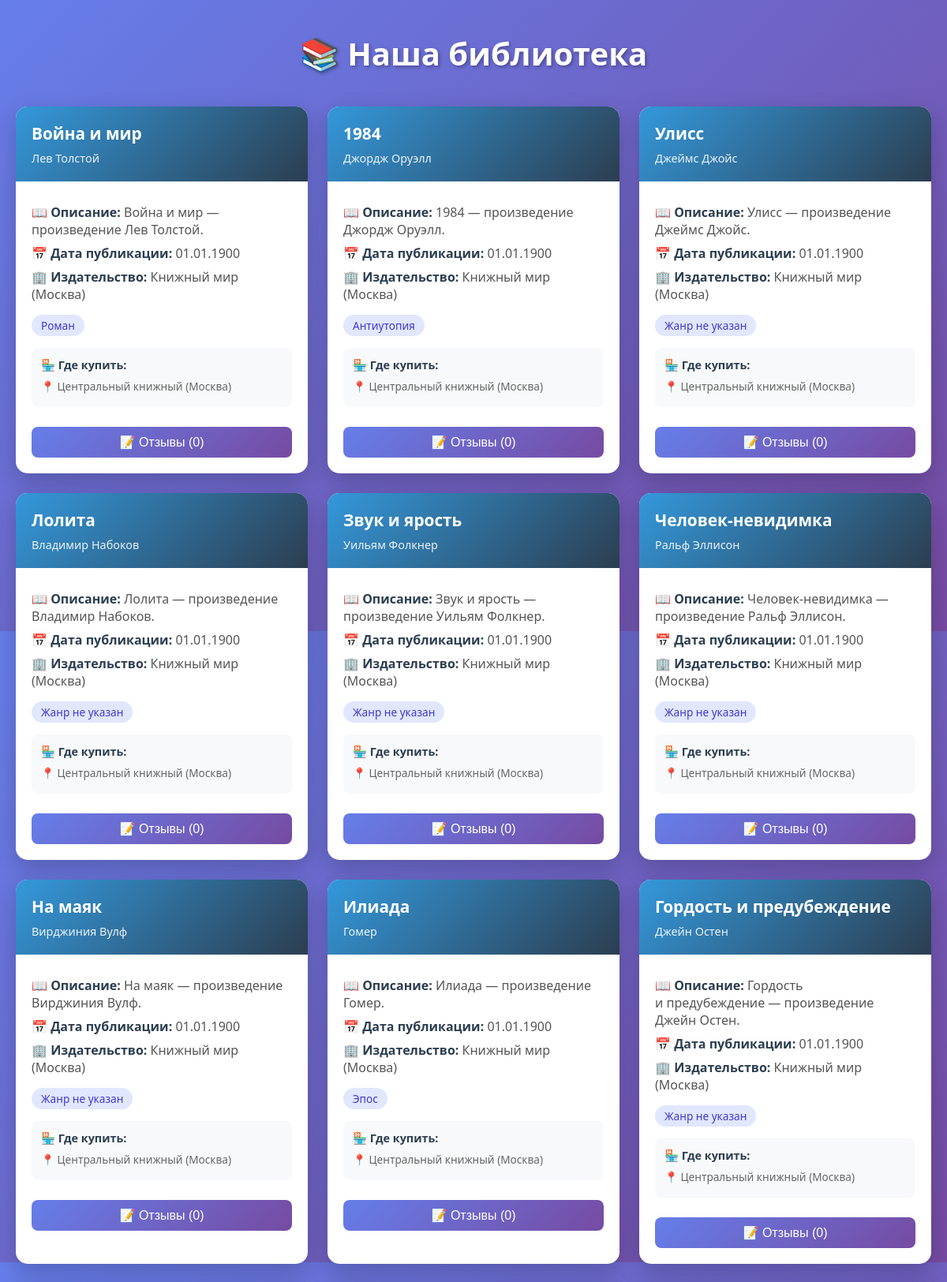
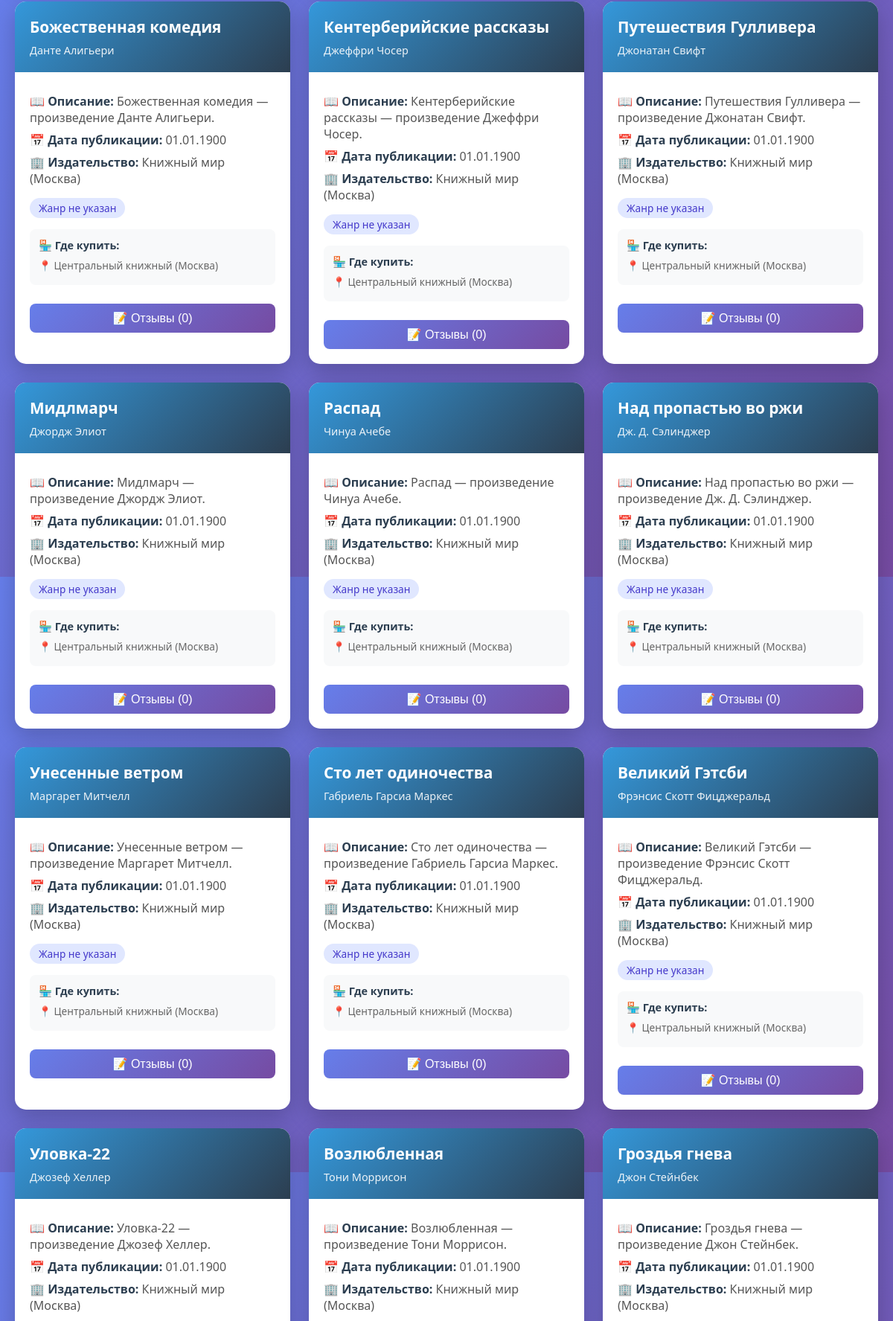
The page / (upper part) on the database its author committed (2 pictures, top to bottom).
### books/models.py (models this page shows, shortened)
class Book(models.Model):
    title = models.CharField(max_length=200)
    author = models.ForeignKey(Author, on_delete=models.CASCADE, related_name='books')
    published_date = models.DateField()
    description = models.TextField()
    in_stock = models.PositiveIntegerField(default=7)
    genres = models.ManyToManyField(Genre, related_name='books')
    stores = models.ManyToManyField(Store, related_name='books')
    publisher = models.ForeignKey(Publisher, on_delete=models.SET_NULL,
      null=True,
      blank=True,
      related_name='books'
    )
    @property
    def reviews_count(self):
        return self.reviews.count()

class Author(models.Model):
    name = models.CharField(max_length=100)
    bio = models.TextField()

class Publisher(models.Model):
    name = models.CharField(max_length=100)
    location = models.TextField()

class Genre(models.Model):
    name = models.CharField(max_length=100)
    description = models.TextField()

class Store(models.Model):
    name = models.CharField(max_length=100)
    city = models.CharField(max_length=100)

### books/views.py (the view)
# urls.py: path('', include('books.urls'), name='start_page'),
def start_page(request):
    data = models.Book.objects.all()
    return render(request, 'index.html', context={'data': data})

### templates/index.html (shortened to what this page needs)
<!DOCTYPE html>
<html lang="ru">
<head>
</head>
<body>
    <div class="container">
        <h1>📚 Наша библиотека</h1>
        <div class="books-grid">
            {% for book in data %}
            <div class="book-card">
                <div class="book-header">
                    <h2>{{ book.title }}</h2>
                    <div class="author">{{ book.author.name }}</div>
                </div>
                <div class="book-body">
                    <div class="book-info">
                        <p><strong>📖 Описание:</strong> {{ book.description|truncatechars:120 }}</p>
                        <p><strong>📅 Дата публикации:</strong> {{ book.published_date|date:"d.m.Y" }}</p>
                        <p><strong>🏢 Издательство:</strong> {{ book.publisher.name }} ({{ book.publisher.location }})</p>
                    </div>
                    <div class="genres">
                        {% for genre in book.genres.all %}
                            <span class="genre-tag">{{ genre.name }}</span>
                        {% empty %}
                            <span class="genre-tag">Жанр не указан</span>
                        {% endfor %}
                    </div>
                    {% if book.stores.all %}
                    <div class="stores">
                        <h4>🏪 Где купить:</h4>
                        {% for store in book.stores.all %}
                            <div class="store-item">📍 {{ store.name }} ({{ store.city }})</div>
                        {% endfor %}
                    </div>
                    {% endif %}
                    <button class="reviews-btn" data-book-id="{{ book.id }}" data-book-title="{{ book.title }}">
                        📝 Отзывы ({{ book.reviews_count }})
                    </button>
                </div>
            </div>
            {% empty %}
            <div style="text-align: center; color: white; grid-column: 1/-1;">
                <p>В библиотеке пока нет книг</p>
            </div>
            {% endfor %}
        </div>
    </div>
</body>
</html>

### templates/index.html (style rules this page uses)
* { margin: 0; padding: 0; box-sizing: border-box; }
body { font-family: 'Segoe UI', Tahoma, Geneva, Verdana, sans-serif; background: linear-gradient(135deg, #667eea 0%, #764ba2 100%); min-height: 100vh; padding: 40px 20px; }
.container { max-width: 1200px; margin: 0 auto; }
h1 { text-align: center; color: white; margin-bottom: 40px; font-size: 2.5rem; text-shadow: 2px 2px 4px rgba(0,0,0,0.3); }
.books-grid { display: grid; grid-template-columns: repeat(auto-fill, minmax(350px, 1fr)); gap: 25px; }
.book-card { background: white; border-radius: 15px; overflow: hidden; box-shadow: 0 10px 30px rgba(0,0,0,0.2); transition: transform 0.3s, box-shadow 0.3s; }
.book-header { background: linear-gradient(135deg, #3498db, #2c3e50); color: white; padding: 20px; }
.book-header h2 { font-size: 1.3rem; margin-bottom: 8px; }
.book-header .author { font-size: 0.9rem; opacity: 0.9; }
.book-body { padding: 20px; }
.book-info { margin-bottom: 15px; }
.book-info p { margin: 8px 0; color: #555; }
.book-info strong { color: #2c3e50; display: inline-block; min-width: 100px; }
.genres { display: flex; flex-wrap: wrap; gap: 8px; margin: 15px 0; }
.genre-tag { background: #e0e7ff; color: #4338ca; padding: 4px 12px; border-radius: 20px; font-size: 0.85rem; }
.stores { background: #f8f9fa; padding: 12px; border-radius: 8px; margin: 15px 0; }
.stores h4 { color: #2c3e50; margin-bottom: 8px; font-size: 0.9rem; }
.store-item { font-size: 0.85rem; color: #666; margin: 5px 0; }
.reviews-btn { width: 100%; padding: 10px; background: linear-gradient(135deg, #667eea, #764ba2); color: white; border: none; border-radius: 8px; cursor: pointer; font-size: 1rem; transition: opacity 0.3s; margin-top: 10px; }

### rows shown on the page
Book: title "Война и мир", author.name "Лев Толстой", description "Война и мир — произведение Лев Толстой.", published_date "01.01.1900", publisher.name "Книжный мир", publisher.location "Москва", reviews_count "0"
Genre: name "Роман"
Store: name "Центральный книжный", city "Москва"
Book: title "1984", author.name "Джордж Оруэлл", description "1984 — произведение Джордж Оруэлл.", published_date "01.01.1900", publisher.name "Книжный мир", publisher.location "Москва", reviews_count "0"
Genre: name "Антиутопия"
Book: title "Улисс", author.name "Джеймс Джойс", description "Улисс — произведение Джеймс Джойс.", published_date "01.01.1900", publisher.name "Книжный мир", publisher.location "Москва", reviews_count "0"
Book: title "Лолита", author.name "Владимир Набоков", description "Лолита — произведение Владимир Набоков.", published_date "01.01.1900", publisher.name "Книжный мир", publisher.location "Москва", reviews_count "0"
Book: title "Звук и ярость", author.name "Уильям Фолкнер", description "Звук и ярость — произведение Уильям Фолкнер.", published_date "01.01.1900", publisher.name "Книжный мир", publisher.location "Москва", reviews_count "0"
Book: title "Человек-невидимка", author.name "Ральф Эллисон", description "Человек-невидимка — произведение Ральф Эллисон.", published_date "01.01.1900", publisher.name "Книжный мир", publisher.location "Москва", reviews_count "0"
Book: title "На маяк", author.name "Вирджиния Вулф", description "На маяк — произведение Вирджиния Вулф.", published_date "01.01.1900", publisher.name "Книжный мир", publisher.location "Москва", reviews_count "0"
Book: title "Илиада", author.name "Гомер", description "Илиада — произведение Гомер.", published_date "01.01.1900", publisher.name "Книжный мир", publisher.location "Москва", reviews_count "0"
Genre: name "Эпос"
Book: title "Гордость и предубеждение", author.name "Джейн Остен", description "Гордость и предубеждение — произведение Джейн Остен.", published_date "01.01.1900", publisher.name "Книжный мир", publisher.location "Москва", reviews_count "0"
Book: title "Божественная комедия", author.name "Данте Алигьери", description "Божественная комедия — произведение Данте Алигьери.", published_date "01.01.1900", publisher.name "Книжный мир", publisher.location "Москва", reviews_count "0"
Book: title "Кентерберийские рассказы", author.name "Джеффри Чосер", description "Кентерберийские рассказы — произведение Джеффри Чосер.", published_date "01.01.1900", publisher.name "Книжный мир", publisher.location "Москва", reviews_count "0"
Book: title "Путешествия Гулливера", author.name "Джонатан Свифт", description "Путешествия Гулливера — произведение Джонатан Свифт.", published_date "01.01.1900", publisher.name "Книжный мир", publisher.location "Москва", reviews_count "0"
Book: title "Мидлмарч", author.name "Джордж Элиот", description "Мидлмарч — произведение Джордж Элиот.", published_date "01.01.1900", publisher.name "Книжный мир", publisher.location "Москва", reviews_count "0"
Book: title "Распад", author.name "Чинуа Ачебе", description "Распад — произведение Чинуа Ачебе.", published_date "01.01.1900", publisher.name "Книжный мир", publisher.location "Москва", reviews_count "0"
Book: title "Над пропастью во ржи", author.name "Дж. Д. Сэлинджер", description "Над пропастью во ржи — произведение Дж. Д. Сэлинджер.", published_date "01.01.1900", publisher.name "Книжный мир", publisher.location "Москва", reviews_count "0"
Book: title "Унесенные ветром", author.name "Маргарет Митчелл", description "Унесенные ветром — произведение Маргарет Митчелл.", published_date "01.01.1900", publisher.name "Книжный мир", publisher.location "Москва", reviews_count "0"
Book: title "Сто лет одиночества", author.name "Габриель Гарсиа Маркес", description "Сто лет одиночества — произведение Габриель Гарсиа Маркес.", published_date "01.01.1900", publisher.name "Книжный мир", publisher.location "Москва", reviews_count "0"
Book: title "Великий Гэтсби", author.name "Фрэнсис Скотт Фицджеральд", description "Великий Гэтсби — произведение Фрэнсис Скотт Фицджеральд.", published_date "01.01.1900", publisher.name "Книжный мир", publisher.location "Москва", reviews_count "0"
Book: title "Уловка-22", author.name "Джозеф Хеллер", description "Уловка-22 — произведение Джозеф Хеллер.", published_date "01.01.1900", publisher.name "Книжный мир", publisher.location "Москва"
Book: title "Возлюбленная", author.name "Тони Моррисон", description "Возлюбленная — произведение Тони Моррисон.", published_date "01.01.1900", publisher.name "Книжный мир", publisher.location "Москва"
Book: title "Гроздья гнева", author.name "Джон Стейнбек", description "Гроздья гнева — произведение Джон Стейнбек.", published_date "01.01.1900", publisher.name "Книжный мир", publisher.location "Москва"
